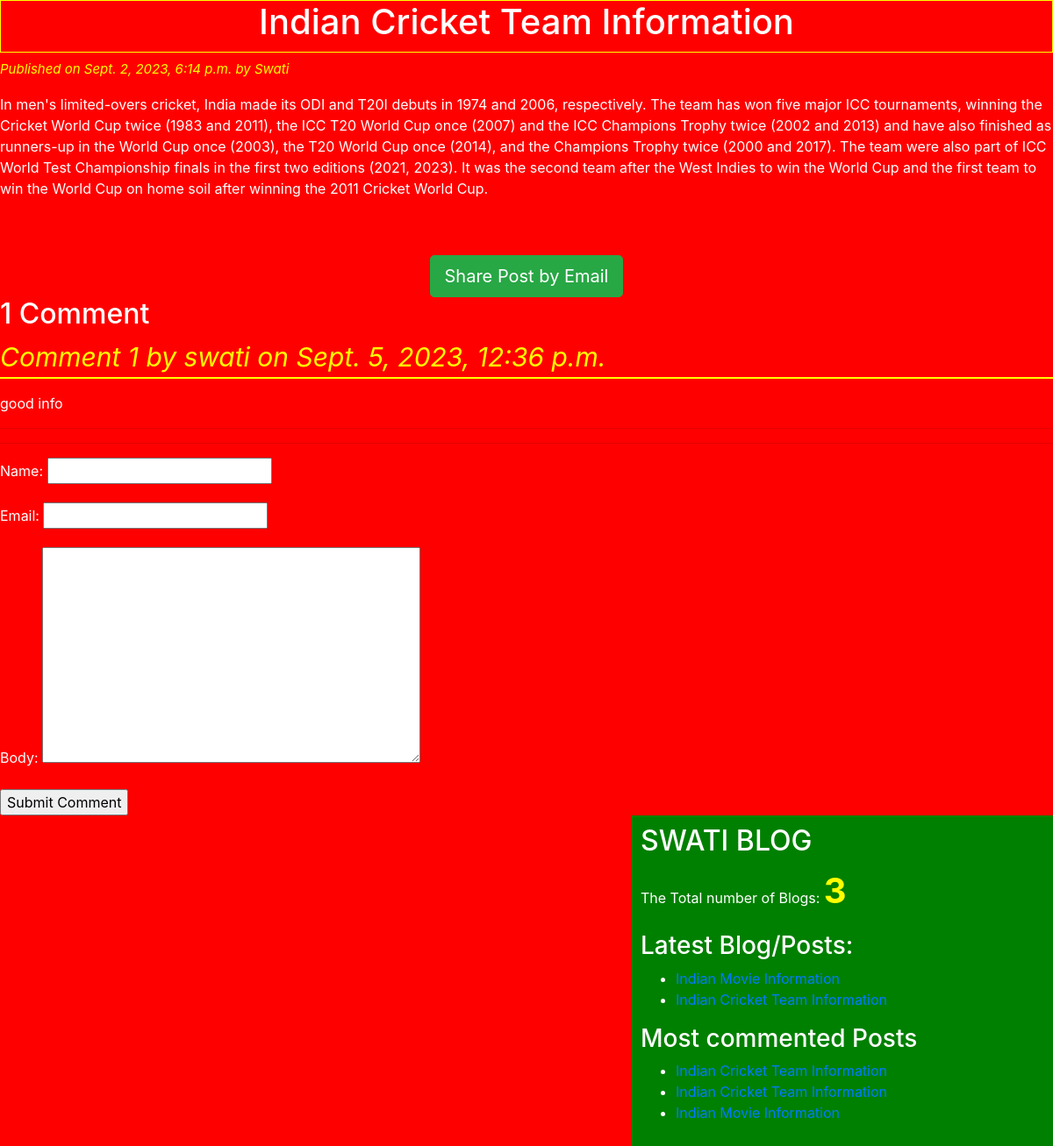
The app's page /2023/09/02/indian-cricket-team-information/ with its own data.
### blogapp/models.py (models this page shows, shortened)
class Post(models.Model):
	STATUS_CHOICES = (('draft','Draft'),('published','Published'))
	title = models.CharField(max_length=50)
	slug = models.SlugField(max_length=50,unique_for_date='publish')
	author = models.ForeignKey(User, related_name = 'blog_posts',on_delete=models.CASCADE)
	body = models.TextField()
	publish = models.DateTimeField(default=timezone.now)
	created = models.DateTimeField(auto_now_add=True)
	updated = models.DateTimeField(auto_now=True)
	status = models.CharField(max_length=50,choices=STATUS_CHOICES,default='draft')
	objects = CustomManager()
	tags = TaggableManager()
	class Meta:
		ordering = ('-publish',)
	def get_absolute_url(self):
		return reverse('post_detail',args=[self.publish.year,self.publish.strftime('%m'),self.publish.strftime('%d'),self.slug])

class Comment(models.Model):
    post = models.ForeignKey(Post,related_name='comments', on_delete=models.CASCADE)
    name = models.CharField( max_length=50)
    email = models.EmailField()
    body = models.TextField()
    created = models.DateTimeField(auto_now_add=True)
    updated = models.DateTimeField(auto_now=True)
    active = models.BooleanField(default=True)
    class Meta:
        ordering=('-created',)

### blogapp/views.py (the view)
# urls.py: re_path(r'^(?P<year>\d{4})/(?P<month>\d{2})/(?P<day>\d{2})/(?P<post>[-\w]+)/$',views.post_detail_view, name = 'post_detail'),
def post_detail_view(request,year,month,day,post):
	post = get_object_or_404(Post,slug=post,status='published',publish__year=year,publish__month=month,publish__day=day)
	comments = post.comments.filter(active=True)
	csubmit = False
	if request.method == 'POST':
		form = CommentForm(request.POST)
		if form.is_valid():
			new_comment = form.save(commit=False)
			new_comment.post = post
			new_comment.save()
			csubmit = True
	else:
		form = CommentForm()
	my_dict={'post':post, 'form':form, 'csubmit':csubmit, 'comments':comments}
	return render(request = request, template_name = 'blogapp/post_detail.html',context = my_dict)

### blogapp/forms.py
class CommentForm(forms.ModelForm):
    class Meta:
        model = Comment
        fields = ('name','email','body')

### blogapp/models.py (called while the page is built)
	def get_queryset(self):
		return super().get_queryset().filter(status='published')

### blogapp/templatetags/blog_tags.py (called while the page is built)
@register.simple_tag(name='my_tag')
def total_posts():
	return Post.objects.count()

@register.inclusion_tag('blogapp/latest_posts.html')
def show_latest_posts():
	latest_posts = Post.objects.order_by('-publish')[:2]
	return {'latest_posts':latest_posts}

@register.simple_tag()
def get_most_commented_posts(count=3):
	return Post.objects.annotate(total_comments=Count('comments')).order_by('-total_comments')[:count]

### templates/blogapp/post_detail.html (shortened to what this page needs)
{% extends "blogapp/base.html" %}
{% block content_block %}
	<h1>{{ post.title }}</h1>
	<p id="date"> Published on {{post.publish}} by {{ post.author|title }}</p>
		{{ post.body|linebreaks }}
	<br><br>
	<div class="container" align="center">
			<a href="/{{ post.id }}/share" class="btn btn-lg btn-success" >Share Post by Email </a>
	</div>
	{% with comments.count as comments_count  %}
		<h2>{{  comments_count}} Comment {{ comments_count|pluralize }}</h2>
	{% endwith %}
	{% if comments %}
		{% for comment in comments %}
			<p id='ch'>Comment {{ forloop.counter }} by {{ comment.name }} on {{ comment.created }}</p>
			<div class="cb">
				{{ comment.body|linebreaks }}
			</div>
		{% endfor %}
	<hr><hr>
	{% else %}
		<p>There are no Comments Yet!!!</p>
	{% endif %}
	{% if csubmit %}
		<h2>Your Comment added successfully</h2>
	{% else %}
		<form method="post">
			{{ form.as_p }}
			<input type="submit" name="" value="Submit Comment">
		</form>
	{% endif %}
{% endblock content_block %}

### templates/blogapp/base.html (shortened to what this page needs)
<!DOCTYPE html>
{% load static %}
{% load blog_tags %}
<html lang="en" dir="ltr">
<head>
	<link rel="stylesheet" href="https://cdn.jsdelivr.net/npm/bootstrap@4.5.3/dist/css/bootstrap.min.css">
	<link rel="stylesheet" type="text/css" href="{% static "css/blogapp/blog.css" %}">
</head>
<body>
	<div class="content">
		{% block content_block %}
		{% endblock content_block %}
	</div>
	<div class="sidebar">
		<h2>SWATI BLOG</h2>
		<p>The Total number of Blogs: <span id="pcount">  {% my_tag %}  </span> </p>
		<h3>Latest Blog/Posts: </h3>{% show_latest_posts %}
		<h3>Most commented Posts</h3>
		{% get_most_commented_posts as m_c_p%}
		<ul>
			{% for post in m_c_p %}
			<li><a href="{{ post.get_absolute_url }}">{{ post.title }}</a></li>
			{% endfor %}
		</ul>
	</div>
</body>
</html>

### templates/blogapp/latest_posts.html
<ul>
	{% for post in  latest_posts %}
		<li><a href="{{ post.get_absolute_url }}"> {{ post.title }}</a></li>
	{% endfor %}
</ul>

### static/css/blogapp/blog.css (style rules this page uses)
.sidebar { width: 40%; float: right; padding: 10px; background: green; height: 100%; }
h1 { text-align: center; border: 1px solid yellow; padding-bottom: 10px; }
body { color: white; background: red; }
#date { color: yellow; font-size: 15px; font-style: italic; }
#ch { color: yellow; font-size: 30px; font-style: italic; border-bottom: 2px solid yellow; }
#pcount { font-size: 40px; color: yellow; font-weight: bold; }

### records on screen
Post: title "Indian Cricket Team Information", publish "Sept. 2, 2023, 6:14 p.m.", author "Swati", body "In men's limited-overs cricket, India made its ODI and T20I debuts in 1974 and 2006, respectively. The team has won five major ICC tournaments, winning the Cricket World Cup twice (1983 and 2011), the ICC T20 World Cup once (2007) and the ICC Champions Trophy twice (2002 and 2013) and have also finished as runners-up in the World Cup once (2003), the T20 World Cup once (2014), and the Champions Trophy twice (2000 and 2017). The team were also part of ICC World Test Championship finals in the first two editions (2021, 2023). It was the second team after the West Indies to win the World Cup and the first team to win the World Cup on home soil after winning the 2011 Cricket World Cup."
Comment: name "swati", created "Sept. 5, 2023, 12:36 p.m.", body "good info"
Post: title "Indian Movie Information"
Post: title "Indian Cricket Team Information"

### other values on screen
{{ comments_count }} "1"
